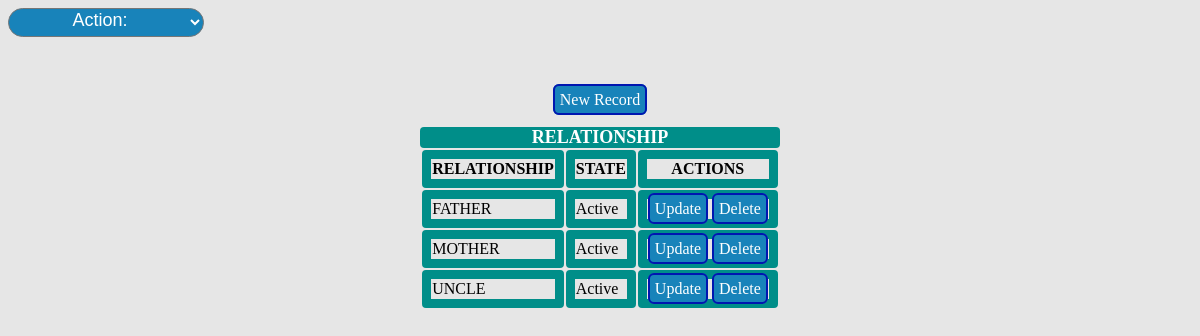
The page /relationship/formu_view.php on the database its author committed.
### tables this page shows
CREATE TABLE `relationship` (
  `desc_relationship` varchar(30) NOT NULL,
  `state` tinyint(4) NOT NULL
);

### relationship/formu_view.php (the view, shortened to what this page needs)
<?php
require_once "cruds.php";
include "../indexs/cruds.php";
$db = database::conectar();
?>
<!DOCTYPE html>
<html>
<head>
	<link rel="stylesheet" type="text/css" href="../style/style_relationship.css">
	<link rel="stylesheet" href="../indexs/style/cruds_style.css" >
</head>
<body>
	<center>
<br>
<br><br><a href="?action=ver&m=1">New Record</a><br>
<?php
$sql = "SELECT * FROM relationship";
$query = $db ->query($sql);
if ($query->rowCount()>0): ?>
<div><br>
<header>RELATIONSHIP</header>
<table>
	<thead>
		<tr>
			<th>RELATIONSHIP</th>
			<th>STATE</th>
			<th>ACTIONS</th>
		</tr>
	</thead>
	<tbody>
<?php while ($row = $query->fetch(PDO::FETCH_ASSOC)): ?>
<tr>
<?php echo "<td>".$row['desc_relationship'] . "</td>";
	if ($row['state'] == 1) {
		echo "<td>"."Active" . "</td>";
	}else {
		echo "<td>"."Inactive" . "</td>";
	}
?>
<td><a href="?action=editar&desc_relat=<?php echo $row['desc_relationship'];?>">Update</a>
<a href="?action=eliminar&desc_relat=<?php echo $row['desc_relationship'];?>" onclick="return confirm('¿Esta seguro de eliminar este usuario?')">Delete</a></td>
		</tr>
<?php endwhile; ?>
	</tbody>
	</table>
</div>
<?php else: ?>
	<h4>Mr.User DO NOT find registration</h4>
<?php endif; ?>
</center>
</body>
</html>

### assets/style/cruds_style.css (style rules this page uses)
body { background: #E6E6E6; }

### assets/styles/style_relationship.css (style rules this page uses)
td { border: #008E89 9px solid; border-radius: 4px 4px 4px 4px; }
th { border: #008E89 9px solid; border-radius: 4px 4px 4px 4px; }
a { text-decoration: none; padding: 5px; color: #ffffff; background-color: #1883ba; border-radius: 6px; border-radius: 6px; border: 2px solid #0016b0; }
header { color:white; background-color: #008E89; border-radius: 4px 4px 4px 4px; font-size: 18px; width:360px; font-weight: bold; }

### rows shown on the page
relationship: desc_relationship "FATHER", state "Active"
relationship: desc_relationship "MOTHER", state "Active"
relationship: desc_relationship "UNCLE", state "Active"
